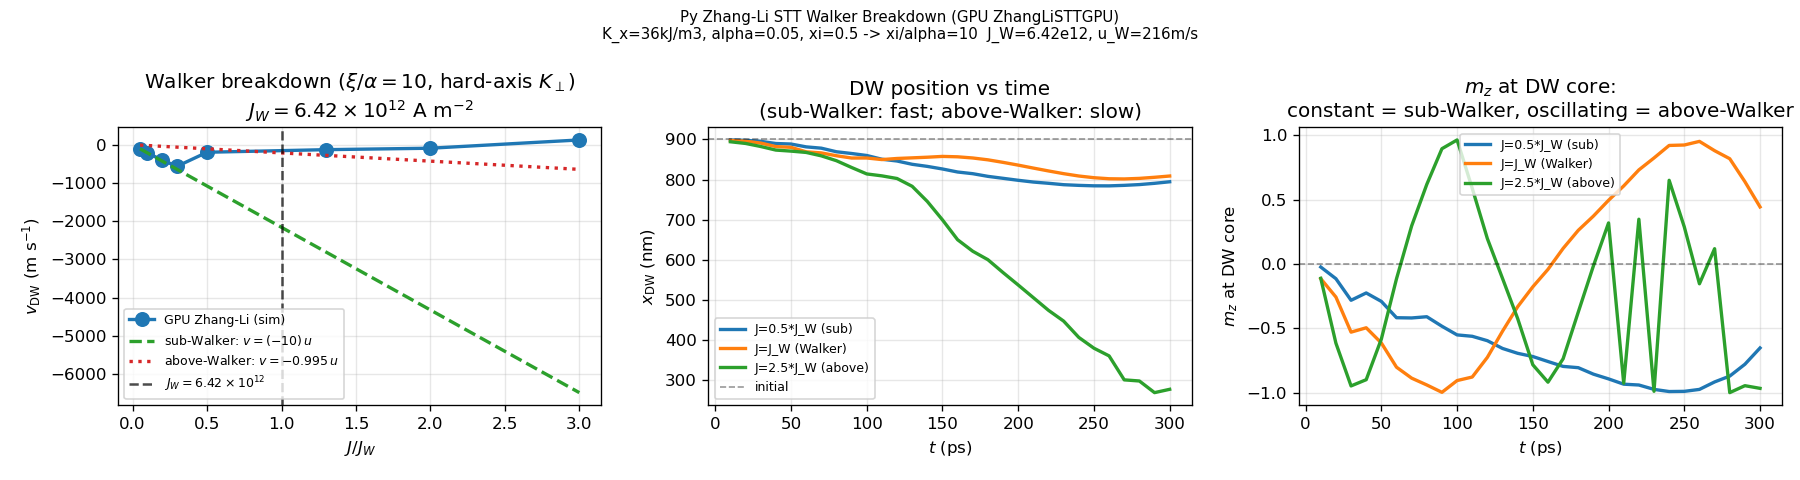

Python code for this plot:
"""
Notebook 27: Zhang-Li DW Sub-Walker to Above-Walker Transition (GPU)

A 1x1-cell wire has N_yy = N_zz (cubic cells, isotropic self-demag), so an
easy-axis K_x alone gives NO transverse restoring force on the wall core:
the Walker threshold is ~0 and every current is above-Walker (the defect of
the original version of this notebook). The fix is an explicit TRANSVERSE
HARD-AXIS anisotropy K_perp (K < 0 along z, via a per-cell second
UniaxialAnisotropyFieldGPU): the wall core then prefers the y-axis, phi
precession costs energy, and a finite Walker current appears.

Physics (1-D collective coordinates, CS Zhang-Li convention u = J*P*muB/(e*Ms)):
  Sub-Walker  (J < J_W): steady tilt,  v = -(xi/alpha) * u   (10x enhancement)
  Above-Walker (J > J_W): precessing core; drift collapses (|v| << (xi/alpha)u)
  and approaches the -u asymptote only for J >> J_W (finite-window averages at
  J <= 3 J_W sit well below it - expected, not an error)
  Walker drift: u_W = [alpha/(xi - alpha)] * gamma_0 * Delta * mu0*H_Kperp / 2
  with Delta = sqrt(A/K_x), H_Kperp = 2*K_perp/(mu0*Ms).

Material: Py-like  Ms=860 kA/m, A=13 pJ/m, K_x=36 kJ/m3 (easy, x),
K_perp=0.5 MJ/m3 (hard, z), alpha=0.05, xi=0.5, P=0.5
Grid: 600x1x1, dx=3 nm (1.8 um strip)
"""

import os, sys, time
from pathlib import Path

import sys
from pathlib import Path
sys.path.insert(0, str(Path(__file__).resolve().parent.parent))
from micromag_locate import add_micromag_to_path
add_micromag_to_path()
import numpy as np
import micromag as mm

print("Notebook 27: Zhang-Li DW Sub-Walker -> Above-Walker (GPU)")
print(f"  CUDA: {mm.cuda_available()}")

# ---------------------------------------------------------------------------
# Material: Py with weak in-plane K_x > 0  and high xi
# ---------------------------------------------------------------------------
mu0     = 4e-7 * np.pi
mu_B    = 9.274e-24
e_ch    = 1.6022e-19
gamma_0 = 1.76e11

Ms    = 860e3;  A  = 13e-12;  K_x = 36e3;  K_perp = 0.5e6
alpha = 0.05;   xi = 0.5;     P   = 0.5

mat = mm.Material()
mat.Ms = Ms; mat.A_exchange = A; mat.K_uniaxial = K_x
mat.easy_axis = mm.Vec3(1, 0, 0); mat.alpha = alpha

l_ex     = np.sqrt(2*A / (mu0*Ms**2))
Delta    = np.sqrt(A / K_x)                 # DW width from easy-axis K_x
H_Kperp  = 2*K_perp / (mu0*Ms)              # transverse hard-axis field [A/m]
u_W      = (alpha / (xi - alpha)) * gamma_0 * Delta * mu0 * H_Kperp / 2
J_W      = u_W * e_ch * Ms / (P * mu_B)
tau_rel  = (1 + alpha**2) / (alpha * gamma_0 * mu0 * H_Kperp)  # settling time

v_sub_ratio = -xi / alpha
v_above_ratio = -xi / np.sqrt(alpha**2 + xi**2)

print(f"\nMaterial: Ms={Ms/1e3:.0f}kA/m, K_x={K_x/1e3:.0f}kJ/m3, "
      f"K_perp={K_perp/1e6:.1f}MJ/m3 (hard, z), alpha={alpha}, xi={xi}")
print(f"  Delta = sqrt(A/K_x) = {Delta*1e9:.1f} nm  (DW width)")
print(f"  mu0*H_Kperp = {mu0*H_Kperp*1e3:.0f} mT   settling tau = {tau_rel*1e9:.2f} ns")
print(f"  u_W  = {u_W:.1f} m/s  (Walker drift velocity)")
print(f"  J_W  = {J_W/1e12:.3f} e12 A/m2  (Walker current)")
print(f"  Sub-Walker:   v/u = -xi/alpha = {v_sub_ratio:.0f}  (10x enhancement!)")
print(f"  Above-Walker: v/u -> {v_above_ratio:.3f}  (approx -u)")

# ---------------------------------------------------------------------------
# Grid: 600x1x1, dx=3nm (1.8 um strip)
# ---------------------------------------------------------------------------
dx = 3e-9; Nx = 600
g = mm.StructuredGrid(Nx, 1, 1, dx, dx, dx)
x0 = Nx // 2 * dx
print(f"\nGrid: {Nx}x1x1, dx={dx*1e9:.0f}nm, L={Nx*dx*1e6:.1f}um")

# Initial: Neel DW at center (core along y: the hard-z anisotropy easy plane)
dw_w = Delta
a0 = np.zeros((1, 1, Nx, 3))
for ix in range(Nx):
    s = ((ix + 0.5) * dx - x0) / dw_w
    a0[0, 0, ix, 0] = -np.tanh(s)
    a0[0, 0, ix, 1] =  1.0 / np.cosh(s)   # core along y (easy plane)
a0 = a0 / np.linalg.norm(a0, axis=-1, keepdims=True).clip(1e-20)

m0 = mm.VectorField3D(g); mm.from_numpy(m0, a0)

# GPU objects
demag_g = mm.DemagFieldGPU(g)
exch_g  = mm.ExchangeFieldGPU(g)
aniso_g = mm.UniaxialAnisotropyFieldGPU(g)          # easy-axis K_x from mat

# Transverse hard axis: per-cell second anisotropy with K = -K_perp along z.
# (The GPU integrator path honours the material field; without this term the
# 1x1 wire has no Walker threshold at all.)
mat_hard = mm.Material()
mat_hard.Ms = Ms; mat_hard.A_exchange = A
mat_hard.K_uniaxial = -K_perp; mat_hard.easy_axis = mm.Vec3(0, 0, 1)
matf_hard = mm.MaterialField3D(g)
for i in range(Nx):
    matf_hard[i] = mat_hard
hard_g = mm.UniaxialAnisotropyFieldGPU(g)
hard_g.set_material_field(matf_hard)

fields_g = mm.FieldSumGPU()
fields_g.add(exch_g); fields_g.add(aniso_g); fields_g.add(hard_g)

def dw_pos(m_field):
    a = mm.to_numpy(m_field)[0, 0, :, 0]  # mx
    w = np.maximum(1.0 - a**2, 0)
    xs = (np.arange(Nx) + 0.5) * dx
    return float(np.sum(xs * w) / w.sum()) if w.sum() > 1e-30 else x0

def dw_mz_core(m_field):
    a = mm.to_numpy(m_field)[0, 0, :, :]   # (Nx, 3)
    mx = a[:, 0]
    idx = int(np.argmax(1 - mx**2))
    return float(a[idx, 2])

# ---------------------------------------------------------------------------
# Part A: v_dw vs J sweep  (8 values from 0.1 to 5 * J_W)
# ---------------------------------------------------------------------------
J_factors = np.array([0.05, 0.1, 0.2, 0.3, 0.5, 1.3, 2.0, 3.0])
J_arr     = J_factors * J_W

dt_sw = 2e-14; chk = 500
# Regime-adapted windows: sub-Walker settles in ~3*tau (0.3 ns) but moves fast
# (strip-length limited); above-Walker drifts slowly but needs several
# precession periods to average, so it gets a longer window.
print(f"\nPart A sweep: dt={dt_sw:.0e}s, window 0.3 ns (sub) / 1.0 ns (above)")

v_list = []; u_list = []
t0_total = time.time()

for J_val in J_arr:
    t_sw = 0.3e-9 if J_val < J_W else 1.0e-9
    n_sw = int(t_sw / dt_sw)
    zl = mm.ZhangLiSTTGPU(g, mm.Vec3(J_val, 0, 0), P, xi)
    torq = mm.SpinTorqueSumGPU(); torq.add(zl)
    integ = mm.RK4IntegratorGPU(g, dt_sw)
    integ.upload(m0)
    pos_list, t_list = [], []
    for step in range(0, n_sw, chk):
        for _ in range(chk): integ.step(mat, demag_g, fields_g, torq)
        m_tmp = mm.VectorField3D(g); integ.download(m_tmp)
        pos_list.append(dw_pos(m_tmp))
        t_list.append((step + chk) * dt_sw)
    skip = len(t_list) // 2   # settling tau ~ 0.1 ns: fit steady half
    if len(t_list) - skip >= 3:
        p = np.polyfit(t_list[skip:], pos_list[skip:], 1)
        v_dw = float(p[0])
    else:
        v_dw = 0.0
    u_val = P * mu_B * J_val / (e_ch * Ms)
    v_list.append(v_dw); u_list.append(u_val)
    regime = "sub" if J_val < J_W else "above"
    print(f"  J={J_val/J_W:.1f}*J_W  u={u_val:.1f}m/s  v={v_dw:.1f}m/s  "
          f"v/u={v_dw/u_val:.2f} (exp {v_sub_ratio if J_val<J_W else v_above_ratio:.2f})  [{regime}]")

print(f"\nPart A total: {time.time()-t0_total:.0f}s")

# ---------------------------------------------------------------------------
# Part B: DW position(t) for 3 J cases: sub / near / above
# ---------------------------------------------------------------------------
print("\nPart B: trajectories for sub/near/above Walker...")
J_cases = [J_W * 0.5, J_W * 1.0, J_W * 2.5]
lbl_cases = [f"J=0.5*J_W (sub)", f"J=J_W (Walker)", f"J=2.5*J_W (above)"]

dt_tr = 2e-14; t_tr = 0.3e-9; n_tr = int(t_tr / dt_tr); chk_tr = 500
traj_pos, traj_mz_core, t_common = [], [], None

t0 = time.time()
for J_val, lbl in zip(J_cases, lbl_cases):
    zl = mm.ZhangLiSTTGPU(g, mm.Vec3(J_val, 0, 0), P, xi)
    torq = mm.SpinTorqueSumGPU(); torq.add(zl)
    integ = mm.RK4IntegratorGPU(g, dt_tr)
    integ.upload(m0)
    pos_b, mz_b = [], []
    for step in range(0, n_tr, chk_tr):
        for _ in range(chk_tr): integ.step(mat, demag_g, fields_g, torq)
        m_tmp = mm.VectorField3D(g); integ.download(m_tmp)
        pos_b.append(dw_pos(m_tmp))
        mz_b.append(dw_mz_core(m_tmp))
    traj_pos.append(pos_b); traj_mz_core.append(mz_b)
    if t_common is None:
        t_common = [(s + chk_tr) * dt_tr * 1e12 for s in range(0, n_tr, chk_tr)]
    print(f"  {lbl}: final pos={pos_b[-1]*1e9:.0f}nm  delta_x={(pos_b[-1]-x0)*1e9:.0f}nm")

print(f"Part B: {time.time()-t0:.0f}s")

# ---------------------------------------------------------------------------
# Plot
# ---------------------------------------------------------------------------
try:
    import matplotlib; matplotlib.use('Agg')
    import matplotlib.pyplot as plt

    fig, axes = plt.subplots(1, 3, figsize=(15, 4))

    # Theory
    u_arr = np.array(u_list)
    v_sub_th  = v_sub_ratio * u_arr
    v_abv_th  = v_above_ratio * u_arr

    ax = axes[0]
    ax.plot(J_factors, np.array(v_list), 'o-', color='C0', lw=2, ms=8, label='GPU Zhang-Li (sim)')
    ax.plot(J_factors, v_sub_th, '--', color='C2', lw=2,
            label=rf'sub-Walker: $v=({v_sub_ratio:.0f})\,u$')
    ax.plot(J_factors, v_abv_th, ':', color='C3', lw=2,
            label=rf'above-Walker: $v={v_above_ratio:.3f}\,u$')
    ax.axvline(1.0, color='k', ls='--', lw=1.5, alpha=0.7, label=rf'$J_W={J_W/1e12:.2f}\times10^{{12}}$')
    ax.set_xlabel(r'$J/J_W$')
    ax.set_ylabel(r'$v_\mathrm{DW}$ (m s$^{-1}$)')
    ax.set_title(rf'Walker breakdown ($\xi/\alpha={abs(v_sub_ratio):.0f}$, hard-axis $K_\perp$)' + '\n' + rf'$J_W={J_W/1e12:.2f}\times10^{{12}}$ A m$^{{-2}}$')
    ax.legend(fontsize=7.5); ax.grid(alpha=0.3)

    # Trajectory
    ax = axes[1]
    cols = ['C0', 'C1', 'C2']
    for i, (lbl, pos_b) in enumerate(zip(lbl_cases, traj_pos)):
        ax.plot(t_common, np.array(pos_b)*1e9, '-', color=cols[i], lw=2, label=lbl)
    ax.axhline(x0*1e9, color='k', ls='--', lw=1, alpha=0.4, label='initial')
    ax.set_xlabel(r'$t$ (ps)'); ax.set_ylabel(r'$x_\mathrm{DW}$ (nm)')
    ax.set_title('DW position vs time\n(sub-Walker: fast; above-Walker: slow)')
    ax.legend(fontsize=7.5); ax.grid(alpha=0.3)

    # mz at core (precession marker)
    ax = axes[2]
    for i, (lbl, mz_b) in enumerate(zip(lbl_cases, traj_mz_core)):
        ax.plot(t_common, mz_b, '-', color=cols[i], lw=2, label=lbl)
    ax.axhline(0, color='k', ls='--', lw=1, alpha=0.4)
    ax.set_xlabel(r'$t$ (ps)'); ax.set_ylabel(r'$m_z$ at DW core')
    ax.set_title('$m_z$ at DW core:\nconstant = sub-Walker, oscillating = above-Walker')
    ax.legend(fontsize=7.5); ax.grid(alpha=0.3)

    plt.suptitle(
        f'Py Zhang-Li STT Walker Breakdown (GPU ZhangLiSTTGPU)\n'
        f'K_x={K_x/1e3:.0f}kJ/m3, alpha={alpha}, xi={xi} -> xi/alpha={xi/alpha:.0f}  '
        f'J_W={J_W/1e12:.2f}e12, u_W={u_W:.0f}m/s',
        fontsize=9)
    plt.tight_layout()
    out = os.path.join(os.path.dirname(__file__), '27_zhangli_subwalker_gpu.png')
    plt.savefig(out, dpi=120); print(f"\nPlot saved: {out}")
except Exception as e:
    print(f"Plot error: {e}")

print("\n=== Summary ===")
print(f"  J_W = {J_W/1e12:.3f} e12 A/m2,  u_W = {u_W:.2f} m/s")
print(f"  Sub-Walker: v/u = xi/alpha = {v_sub_ratio:.0f}  |  Above-Walker: v/u = {v_above_ratio:.3f}")
for J_val, v_dw, u_val in zip(J_arr, v_list, u_list):
    print(f"  J={J_val/J_W:.1f}*J_W  v={v_dw:.1f}m/s  u={u_val:.1f}m/s  v/u={v_dw/u_val:.2f}")
